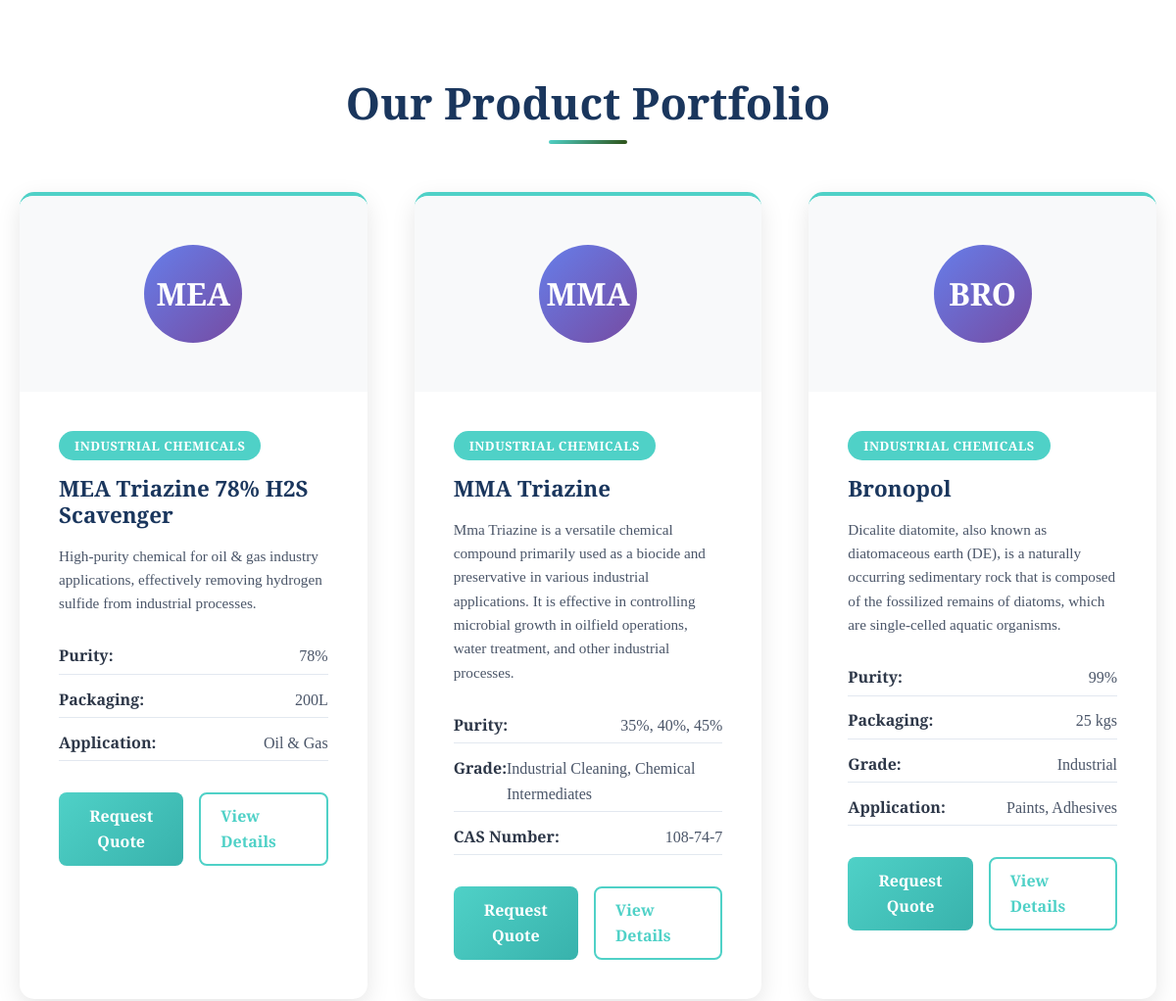
/products (middle part), run on an earlier commit of the app's database.
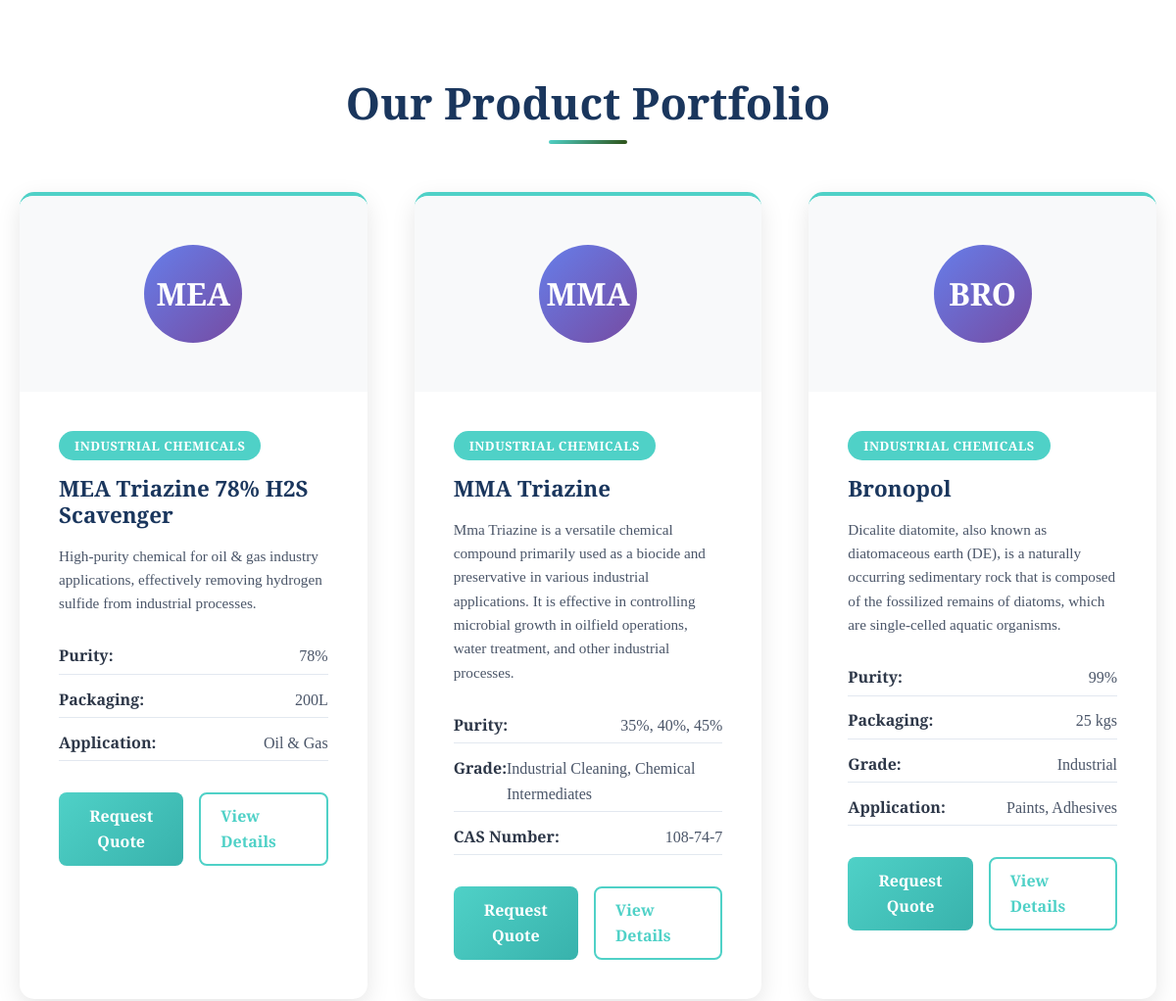
And on a later commit of the database.
### app/models.py (models this page shows, shortened)
class Product(models.Model):
    priority = models.IntegerField(default=0, help_text="Higher number = higher priority")
    category = models.ForeignKey(ProductCategory, on_delete=models.CASCADE, related_name='products')
    name = models.CharField(max_length=200)
    slug = models.SlugField(unique=True)
    short_description = models.TextField(blank=True)
    detailed_description = models.TextField(blank=True)
    purity = models.CharField(max_length=150, blank=True, null=True)
    packaging = models.CharField(max_length=150, blank=True, null=True)
    grade = models.CharField(max_length=100, blank=True, null=True)
    form = models.CharField(max_length=100, blank=True, null=True)
    cas_number = models.CharField(max_length=100, blank=True)
    formula = models.CharField(max_length=100, blank=True)
    appearance = models.CharField(max_length=200, blank=True)
    assay = models.CharField(max_length=100, blank=True)
    application = models.TextField(blank=True)
    molecular_weight = models.CharField(max_length=100, blank=True)
    density = models.CharField(max_length=100, blank=True)
    boiling_point = models.CharField(max_length=100, blank=True)
    melting_point = models.CharField(max_length=100, blank=True)
    image_url = models.URLField(
        max_length=500, blank=True, null=True,
        help_text="https://lh3.googleusercontent.com/d/ID)"
    )
    main_image = models.ImageField(upload_to='products/images/', blank=True, null=True)
    gallery_image_1 = models.ImageField(upload_to='products/images/', blank=True, null=True)
    gallery_image_2 = models.ImageField(upload_to='products/images/', blank=True, null=True)
    video = models.FileField(
        upload_to='product_videos/',
        storage=get_file_storage,
        null=True, blank=True,
        help_text="Product demonstration video"
    )
    coa_pdf = models.FileField(
        upload_to='product_coa/',
        storage=get_file_storage,
        null=True, blank=True,
        help_text="Certificate of Analysis (PDF)"
    )
    tds_pdf = models.FileField(
        upload_to='product_tds/',
        storage=get_file_storage,
        null=True, blank=True,
        help_text="Technical Data Sheet (PDF)"
    )
    iso_certifications = models.CharField(max_length=255, blank=True)
    meta_title = models.CharField(max_length=150, blank=True)
    meta_description = models.CharField(max_length=800, blank=True)
    meta_keywords = models.CharField(max_length=1300, blank=True)
    schema_rating = models.DecimalField(max_digits=3, decimal_places=2, default=0.0,
                                        help_text='Average rating for schema.org (0.00 - 5.00)')
    schema_review_count = models.IntegerField(default=0, help_text='Number of reviews for schema.org')
    is_active = models.BooleanField(default=True)
    class Meta:
        ordering = ['-priority', 'name']
    @property
    def specs(self):
        specs = {}
        if self.purity:
            specs['Purity'] = self.purity
        if self.packaging:
            specs['Packaging'] = self.packaging
        if self.grade:
            specs['Grade'] = self.grade
        if self.form:
            specs['Form'] = self.form
        if self.cas_number:
            specs['CAS Number'] = self.cas_number
        if self.application:
            specs['Application'] = self.application
        return specs
    def get_direct_image_url(self):
        if not self.image_url:
            return None
        import re
        match = re.search(r'/file/d/([a-zA-Z0-9_-]+)', self.image_url)
        if match:
            file_id = match.group(1)
            return f"https://drive.google.com/uc?export=view&id={file_id}"
        return self.image_url

class ProductCategory(models.Model):
    name = models.CharField(max_length=100)
    slug = models.SlugField(unique=True)
    icon = models.CharField(max_length=50, help_text="Bootstrap icon class name")
    class Meta:
        verbose_name_plural = "Product Categories"

### app/views.py (the view)
# urls.py: path('products', views.products, name='products'),
def products(request):
    categories = ProductCategory.objects.all()
    products = Product.objects.select_related('category').all()
    context = {
        'categories': categories,
        'products': products,
    }
    return render(request, 'products.html', context)

### app/templates/products.html (shortened to what this page needs)
<!DOCTYPE html>
{% load static %}
<html lang="en">
<head>
    <link href="https://cdn.jsdelivr.net/npm/bootstrap@5.3.2/dist/css/bootstrap.min.css" rel="stylesheet">
    <link rel="stylesheet" href="https://cdn.jsdelivr.net/npm/bootstrap-icons@1.11.2/font/bootstrap-icons.css">
</head>
<body>
    <section class="section products-section">
        <div class="container">
            <h2 class="section-title">Our Product Portfolio</h2>
            <div class="products-grid" id="productsGrid">
                {% for product in products %}
                <div class="product-card" data-category="{{ product.category.slug }}">
                    <div class="product-image">
                        {% if product.image_url %}
                        <div class="product-icon" style="display: none;">{{ product.name|slice:":3"|upper }}</div>
                        {% else %}
                        <div class="product-icon" style="display: flex;">{{ product.name|slice:":3"|upper }}</div>
                        {% endif %}
                    </div>
                    <div class="product-content">
                        <div class="product-category">{{ product.category.name }}</div>
                        <h3>{{ product.name }}</h3>
                        <p class="product-description">{{ product.short_description }}</p>
                        <div class="product-specs">
                            {% for label, value in product.specs.items %}
                            <div class="spec-item">
                                <span class="spec-label">{{ label }}:</span>
                                <span class="spec-value">{{ value }}</span>
                            </div>
                            {% endfor %}
                        </div>
                        <div class="product-actions">
                            <button class="btn-primary"
                                onclick="window.location.href='{% url 'contact' %}?product={{ product.slug }}'">Request
                                Quote</button>
                            <a href="{% url 'product_detail' slug=product.slug %}" class="btn-secondary">View
                                Details</a>
                        </div>
                    </div>
                </div>
                {% endfor %}
            </div>
        </div>
    </section>
</body>
</html>

What changed in the data, as far as the page shows it:
changed Product "MMA": image_url empty → "https://lh3.googleusercontent.com/d/1jWu514cu6fIYf2kuL7Ej5BMPPAFCMGQi" (drawn)
changed Product "BRO": image_url empty → "https://lh3.googleusercontent.com/d/1JR8ZLLPT4DzqOkTBzBzCgScRPgnCQrXK" (drawn)
